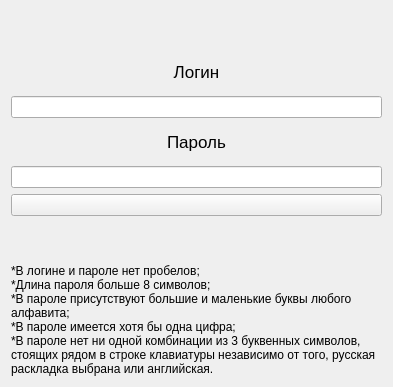
<?xml version="1.0" encoding="UTF-8"?>
<ui version="4.0">
 <class>Form</class>
 <widget class="QWidget" name="Form">
  <property name="geometry">
   <rect>
    <x>0</x>
    <y>0</y>
    <width>393</width>
    <height>387</height>
   </rect>
  </property>
  <property name="windowTitle">
   <string>Form</string>
  </property>
  <layout class="QGridLayout" name="gridLayout">
   <item row="0" column="0">
    <widget class="QLabel" name="info_label">
     <property name="font">
      <font>
       <pointsize>20</pointsize>
      </font>
     </property>
     <property name="layoutDirection">
      <enum>Qt::LeftToRight</enum>
     </property>
     <property name="text">
      <string/>
     </property>
     <property name="alignment">
      <set>Qt::AlignCenter</set>
     </property>
    </widget>
   </item>
   <item row="1" column="0">
    <widget class="QLabel" name="label">
     <property name="font">
      <font>
       <pointsize>13</pointsize>
      </font>
     </property>
     <property name="text">
      <string>Логин</string>
     </property>
     <property name="alignment">
      <set>Qt::AlignCenter</set>
     </property>
    </widget>
   </item>
   <item row="2" column="0">
    <widget class="QLineEdit" name="line_log">
     <property name="sizePolicy">
      <sizepolicy hsizetype="Expanding" vsizetype="Fixed">
       <horstretch>0</horstretch>
       <verstretch>0</verstretch>
      </sizepolicy>
     </property>
    </widget>
   </item>
   <item row="3" column="0">
    <widget class="QLabel" name="label_2">
     <property name="font">
      <font>
       <pointsize>13</pointsize>
      </font>
     </property>
     <property name="text">
      <string>Пароль</string>
     </property>
     <property name="alignment">
      <set>Qt::AlignCenter</set>
     </property>
    </widget>
   </item>
   <item row="4" column="0">
    <widget class="QLineEdit" name="line_pas"/>
   </item>
   <item row="5" column="0">
    <widget class="QPushButton" name="actoin_btn">
     <property name="text">
      <string/>
     </property>
    </widget>
   </item>
   <item row="6" column="0">
    <widget class="QLabel" name="result_lab">
     <property name="text">
      <string/>
     </property>
     <property name="alignment">
      <set>Qt::AlignCenter</set>
     </property>
     <property name="wordWrap">
      <bool>true</bool>
     </property>
    </widget>
   </item>
   <item row="7" column="0">
    <widget class="QLabel" name="label_3">
     <property name="text">
      <string>*В логине и пароле нет пробелов;
*Длина пароля больше 8 символов;
*В пароле присутствуют большие и маленькие буквы любого алфавита;
*В пароле имеется хотя бы одна цифра;
*В пароле нет ни одной комбинации из 3 буквенных символов, стоящих рядом в строке клавиатуры независимо от того, русская раскладка выбрана или английская.</string>
     </property>
     <property name="wordWrap">
      <bool>true</bool>
     </property>
    </widget>
   </item>
  </layout>
 </widget>
 <resources/>
 <connections/>
</ui>
